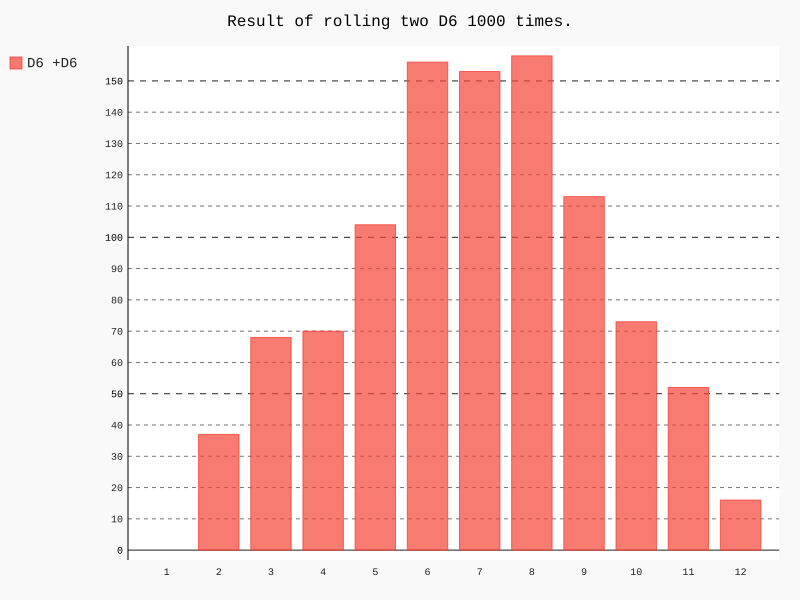

Here is the Python script that generated this plot:
from die import Die
import  pygal
#类似于C++的创建一个对象   创建一个D6
die_1 = Die()
die_2 = Die()
#掷几次骰子并将结果存储在一个列表中

results = []
for roll_num in range(1000):
    result = die_1.roll() +die_2.roll()
    results.append(result)

#分析结果
frequencies = []
max_result = die_1.num_sides +die_2.num_sides

for value in range (1,max_result+1):
    frequency = results.count(value)
    frequencies.append(frequency)

#对结果进行可视化处理
hist = pygal.Bar()
hist.title = "Result of rolling two D6 1000 times."
hist.x_labels = ['1','2','3','4','5','6','7','8','9','10','11','12']
hist._x_title = "Result"
hist._y_title = "Frequency of Result"

hist.add('D6 +D6 ',frequencies)
hist.render_to_file('dice_visual.svg')




print(results)
print(frequencies)
